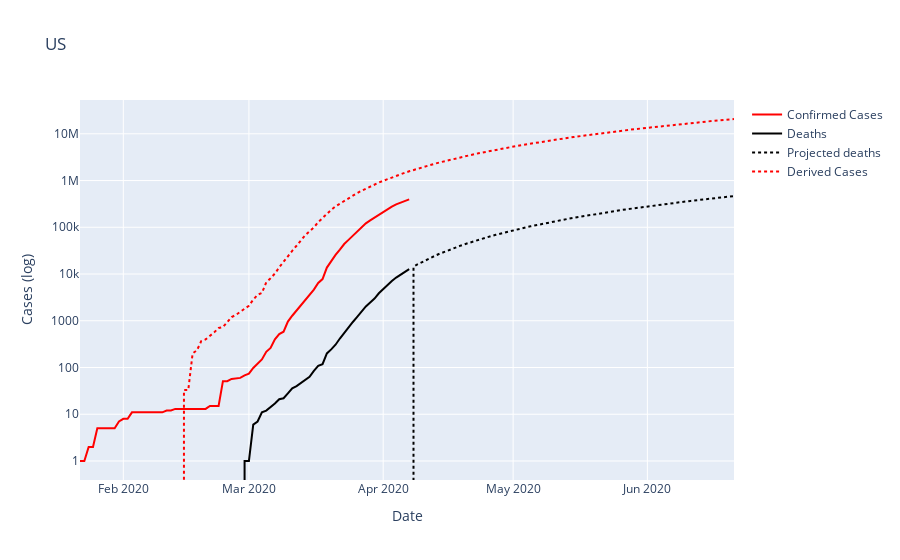

Notebook cell for this chart:
### Code cell
%matplotlib inline
plt.style.use('seaborn-dark')

Cases = Cases.reset_index().set_index(['parent','label'])

def plotData(cases, place, show=True, sim=False):
    title = place
    cases = cases.groupby('date').sum().reset_index().set_index('date')
    if type(sim) == bool and sim == False:
        sim = extenddata(cases, place)
    
#    sim = extenddata(cases[firstrecordeddate:"2020-04-04"], title)
    projected = sim[lastrecordeddate:]
    
    fig = make_subplots(rows=3, cols=2,shared_xaxes=True,
                        specs=[[{}, {}],[{},{}],
                           [{"colspan": 2}, None]],
                        subplot_titles=('Total Confirmed Cases','Active Cases','Deaths','Recoveries','Death to Cases Ratio'))
    fig = go.Figure()

    fig.add_trace(go.Scatter(x=cases.index,y=cases['confirmed'],
                             mode='lines',
                             name='Confirmed Cases',
                             line=dict(color='red',width=2)))
#                             row=1,col=1)
    #fig.add_trace(go.Scatter(x=cases.index,y=cases['active'],
    #                         mode='lines',
    #                         name='Active Cases',
    #                         line=dict(color='purple',width=2)))
#                             row=1,col=2)
    #fig.add_trace(go.Scatter(x=cases.index,y=cases['recovered'],
    #                         mode='lines',
    #                         name='Recoveries',
    #                         line=dict(color='green',width=2)))
#                             row=1,col=1)
    fig.add_trace(go.Scatter(x=cases.index,y=cases['deaths'],
                             mode='lines',
                             name='Deaths',
                             line=dict(color='black',width=2)))
#                             row=1,col=1)
    fig.add_trace(go.Scatter(x=projected.index,y=projected['projectedDeaths'],
                             mode='lines',
                             name='Projected deaths',
                             line=dict(color='black',width=2,dash='dot')))
#                             row=1,col=1)
        
    fig.add_trace(go.Scatter(x=sim.index,y=sim['derivedConfirmed'],
                             mode='lines',
                             name='Derived Cases',
                             line=dict(color='red',width=2,dash='dot')))
                             #row=1,col=1)
    #fig.add_trace(go.Scatter(x=sim.index,y=sim['derivedActive'],
    #                         mode='lines',
    #                         name='Derived Active Cases',
    #                         line=dict(color='purple',width=2,dash='dot')))
                             #row=1,col=2)
    #fig.add_trace(go.Scatter(x=sim.index,y=sim['derivedRecovered'],
    #                         mode='lines',
    #                         name='Derived Recoveries',
    #                         line=dict(color='green',width=2,dash='dot')))
                             #row=2,col=2)

    fig.update_layout(showlegend=True)
#    fig.update_layout(title=title,
#                       yaxis_title='Cases',
#                       xaxis_title='Date')
#    fig.show()
    fig.update_layout(title=title,#+" (Projection from "+datereadable+")",
#                       yaxis_title='Cases',
                       yaxis_title='Cases (log)', yaxis_type="log",
                       xaxis_title='Date')

    if show:
        fig.show()
    fig.write_html("datasets/"+datetoday+"_cases_"+title+".html")
#    fig.write_image("test.png")

#plotData(GlobalTotals, 'Global')
plotData(Cases.loc["US"], 'US')
#plotData(Cases.loc['United Kingdom'], 'United Kingdom')
#plotData(Cases.loc['China'], 'China')
#plotData(Cases.loc['Italy'], 'Italy')
#plotData(Cases.loc['Germany'], 'Germany')
#plotData(Cases.loc['Sweden'], 'Sweden')
#plotData(Cases.loc['Belgium'], 'Belgium')
#plotData(Cases.loc['France'], 'France')
#plotData(Cases.loc['Spain'], 'Spain')
#plotData(Cases.loc['Netherlands'], 'Netherlands')

### Figure 1 — Plotly figure (JSON) as saved in the notebook; plotly's stock layout.template omitted (floating-point values rounded to 4 significant figures; data arrays with more than 128 entries replaced by an {"elided": "..."} marker saying what was removed)
{"data": [{"line": {"color": "red", "width": 2}, "mode": "lines", "name": "Confirmed Cases", "type": "scatter", "x": ["2020-01-22", "2020-01-23", "2020-01-24", "2020-01-25", "2020-01-26", "2020-01-27", "2020-01-28", "2020-01-29", "2020-01-30", "2020-01-31", "2020-02-01", "2020-02-02", "2020-02-03", "2020-02-04", "2020-02-05", "2020-02-06", "2020-02-07", "2020-02-08", "2020-02-09", "2020-02-10", "2020-02-11", "2020-02-12", "2020-02-13", "2020-02-14", "2020-02-15", "2020-02-16", "2020-02-17", "2020-02-18", "2020-02-19", "2020-02-20", "2020-02-21", "2020-02-22", "2020-02-23", "2020-02-24", "2020-02-25", "2020-02-26", "2020-02-27", "2020-02-28", "2020-02-29", "2020-03-01", "2020-03-02", "2020-03-03", "2020-03-04", "2020-03-05", "2020-03-06", "2020-03-07", "2020-03-08", "2020-03-09", "2020-03-10", "2020-03-11", "2020-03-12", "2020-03-13", "2020-03-14", "2020-03-15", "2020-03-16", "2020-03-17", "2020-03-18", "2020-03-19", "2020-03-20", "2020-03-21", "2020-03-22", "2020-03-23", "2020-03-24", "2020-03-25", "2020-03-26", "2020-03-27", "2020-03-28", "2020-03-29", "2020-03-30", "2020-03-31", "2020-04-01", "2020-04-02", "2020-04-03", "2020-04-04", "2020-04-05", "2020-04-06", "2020-04-07"], "y": [1, 1, 2, 2, 5, 5, 5, 5, 5, 7, 8, 8, 11, 11, 11, 11, 11, 11, 11, 11, 12, 12, 13, 13, 13, 13, 13, 13, 13, 13, 15, 15, 15, 51, 51, 57, 58, 60, 68, 74, 98, 118, 149, 217, 262, 402, 518, 583, 959, 1281, 1663, 2179, 2727, 3499, 4632, 6421, 7783, 13747, 19273, 25600, 33276, 43847, 53740, 65778, 83836, 101657, 121478, 140909, 161837, 188172, 213372, 243616, 275586, 308850, 337072, 366667, 396223]}, {"line": {"color": "black", "width": 2}, "mode": "lines", "name": "Deaths", "type": "scatter", "x": ["2020-01-22", "2020-01-23", "2020-01-24", "2020-01-25", "2020-01-26", "2020-01-27", "2020-01-28", "2020-01-29", "2020-01-30", "2020-01-31", "2020-02-01", "2020-02-02", "2020-02-03", "2020-02-04", "2020-02-05", "2020-02-06", "2020-02-07", "2020-02-08", "2020-02-09", "2020-02-10", "2020-02-11", "2020-02-12", "2020-02-13", "2020-02-14", "2020-02-15", "2020-02-16", "2020-02-17", "2020-02-18", "2020-02-19", "2020-02-20", "2020-02-21", "2020-02-22", "2020-02-23", "2020-02-24", "2020-02-25", "2020-02-26", "2020-02-27", "2020-02-28", "2020-02-29", "2020-03-01", "2020-03-02", "2020-03-03", "2020-03-04", "2020-03-05", "2020-03-06", "2020-03-07", "2020-03-08", "2020-03-09", "2020-03-10", "2020-03-11", "2020-03-12", "2020-03-13", "2020-03-14", "2020-03-15", "2020-03-16", "2020-03-17", "2020-03-18", "2020-03-19", "2020-03-20", "2020-03-21", "2020-03-22", "2020-03-23", "2020-03-24", "2020-03-25", "2020-03-26", "2020-03-27", "2020-03-28", "2020-03-29", "2020-03-30", "2020-03-31", "2020-04-01", "2020-04-02", "2020-04-03", "2020-04-04", "2020-04-05", "2020-04-06", "2020-04-07"], "y": [0, 0, 0, 0, 0, 0, 0, 0, 0, 0, 0, 0, 0, 0, 0, 0, 0, 0, 0, 0, 0, 0, 0, 0, 0, 0, 0, 0, 0, 0, 0, 0, 0, 0, 0, 0, 0, 0, 1, 1, 6, 7, 11, 12, 14, 17, 21, 22, 28, 36, 40, 47, 54, 63, 85, 108, 118, 200, 244, 307, 417, 557, 706, 942, 1209, 1581, 2026, 2467, 2978, 3873, 4757, 5926, 7087, 8407, 9619, 10783, 12722]}, {"line": {"color": "black", "dash": "dot", "width": 2}, "mode": "lines", "name": "Projected deaths", "type": "scatter", "x": ["2020-04-07", "2020-04-08", "2020-04-09", "2020-04-10", "2020-04-11", "2020-04-12", "2020-04-13", "2020-04-14", "2020-04-15", "2020-04-16", "2020-04-17", "2020-04-18", "2020-04-19", "2020-04-20", "2020-04-21", "2020-04-22", "2020-04-23", "2020-04-24", "2020-04-25", "2020-04-26", "2020-04-27", "2020-04-28", "2020-04-29", "2020-04-30", "2020-05-01", "2020-05-02", "2020-05-03", "2020-05-04", "2020-05-05", "2020-05-06", "2020-05-07", "2020-05-08", "2020-05-09", "2020-05-10", "2020-05-11", "2020-05-12", "2020-05-13", "2020-05-14", "2020-05-15", "2020-05-16", "2020-05-17", "2020-05-18", "2020-05-19", "2020-05-20", "2020-05-21", "2020-05-22", "2020-05-23", "2020-05-24", "2020-05-25", "2020-05-26", "2020-05-27", "2020-05-28", "2020-05-29", "2020-05-30", "2020-05-31", "2020-06-01", "2020-06-02", "2020-06-03", "2020-06-04", "2020-06-05", "2020-06-06", "2020-06-07", "2020-06-08", "2020-06-09", "2020-06-10", "2020-06-11", "2020-06-12", "2020-06-13", "2020-06-14", "2020-06-15", "2020-06-16", "2020-06-17", "2020-06-18", "2020-06-19", "2020-06-20", "2020-06-21"], "y": [0, 14365, 16194, 18139, 20201, 22379, 24674, 27086, 29614, 32260, 35021, 37900, 40895, 44006, 47235, 50580, 54041, 57620, 61315, 65126, 69054, 73099, 77261, 81539, 85934, 90446, 95074, 99819, 104680, 109658, 114753, 119965, 125293, 130737, 136299, 141977, 147772, 153683, 159711, 165856, 172117, 178495, 184990, 191601, 198329, 205174, 212135, 219213, 226407, 233719, 241147, 248691, 256352, 264130, 272025, 280036, 288164, 296408, 304769, 313247, 321842, 330553, 339380, 348325, 357386, 366564, 375858, 385269, 394797, 404441, 414202, 424079, 434074, 444185, 454412, 464757]}, {"line": {"color": "red", "dash": "dot", "width": 2}, "mode": "lines", "name": "Derived Cases", "type": "scatter", "x": {"elided": "152 str values"}, "y": {"elided": "152 int values"}}], "layout": {"showlegend": true, "title": {"text": "US"}, "xaxis": {"title": {"text": "Date"}}, "yaxis": {"title": {"text": "Cases (log)"}, "type": "log"}}}
